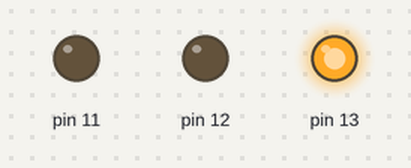
The sketch below on a simulated Arduino Uno, built with avr-gcc and run on an emulated ATmega328P. Parts: output pins drawn as LEDs (lit = HIGH).

Above: at 2.5 s.
At 10.5 s:
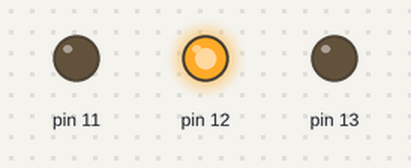
At 14.5 s:
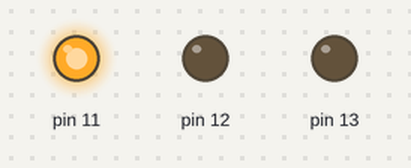
At 27.5 s:
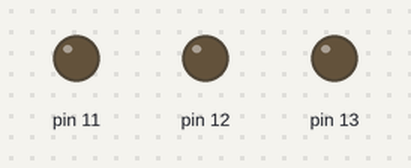
Timing chart, 0 to 28.6 s (numbered marks = the images above):
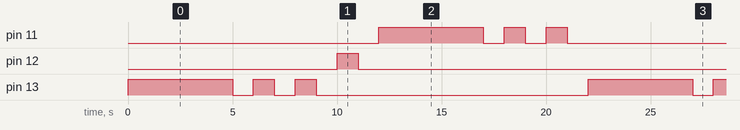

The sketch:

traffic_light1.ino
```cpp
// C++ code
//
void setup()
{
  pinMode(13, OUTPUT);
  pinMode(12, OUTPUT);
  pinMode(11, OUTPUT);
}

void R() // Red light function
{
  digitalWrite(13, HIGH);
  delay(5000); // Wait for 1000 millisecond(s)
  digitalWrite(13, LOW);
  delay(1000); // Wait for 1000 millisecond(s)
  for (int i = 0; i < 2; ++i) {
    digitalWrite(13, HIGH);
    delay(1000); // Wait for 1000 milliseconds
    digitalWrite(13, LOW);
    delay(1000); // Wait for 1000 milliseconds
  }
}

void Y() // Yellow light function
{
  digitalWrite(12, HIGH);
  delay(1000); // Wait for 1000 millisecond(s)
  digitalWrite(12, LOW);
  delay(1000); // Wait for 1000 millisecond(s)
}

void G() // Green light function
{
  digitalWrite(11, HIGH);
  delay(5000); // Wait for 1000 millisecond(s)
  digitalWrite(11, LOW);
  delay(1000); // Wait for 1000 millisecond(s)
  for (int i = 0; i < 2; ++i) {
    digitalWrite(11, HIGH);
    delay(1000); // Wait for 1000 milliseconds
    digitalWrite(11, LOW);
    delay(1000); // Wait for 1000 milliseconds
  }
}


void loop()
{
 R();
 Y();
 G();
}
```

Measured:
- by itself, pin 11, pin 13: repeats every 22.0 s: 2 × (LOW 1.0 s, HIGH 1.0 s), LOW 13.0 s, HIGH 5.0 s
- by itself, pin 12: alternates HIGH for 1.0 s and LOW for 21.0 s
- by itself, everything shown: repeats every 22.0 s, in 14 steps
